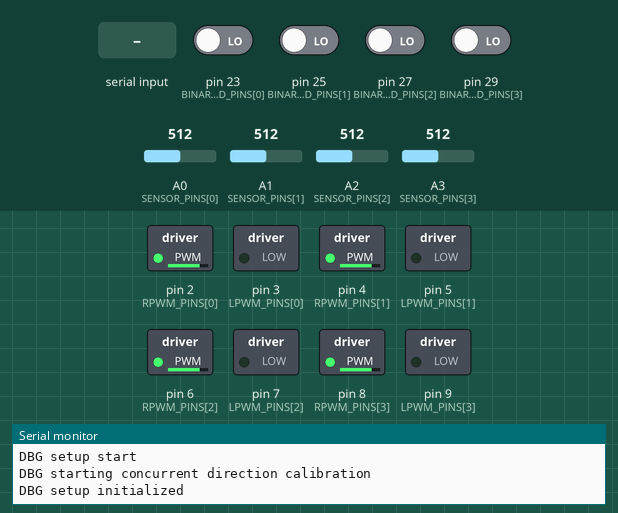
The sketch below on a simulated Arduino Mega 2560, built with avr-gcc and run on an emulated ATmega2560. Shown: switched loads named in the sketch (green lamp = pin HIGH), the last lines printed to the serial monitor. The inputs (shaded band) are chosen by the test bench; at power-on: pin 23 (BINARY_ID_PINS[0]), pin 25 (BINARY_ID_PINS[1]), pin 27 (BINARY_ID_PINS[2]), pin 29 (BINARY_ID_PINS[3]) LOW, A0 (SENSOR_PINS[0]) = 512, A1 (SENSOR_PINS[1]) = 512, A2 (SENSOR_PINS[2]) = 512, A3 (SENSOR_PINS[3]) = 512.

Above: at 1.2 s.
1.3 s: "90,45\n" received over Serial
At 3.3 s:
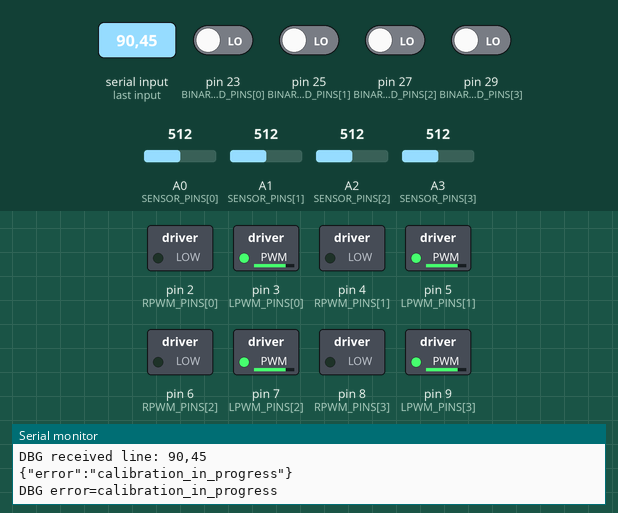
4.3 s: byte 10 ('\n') received over Serial
At 4.3 s:
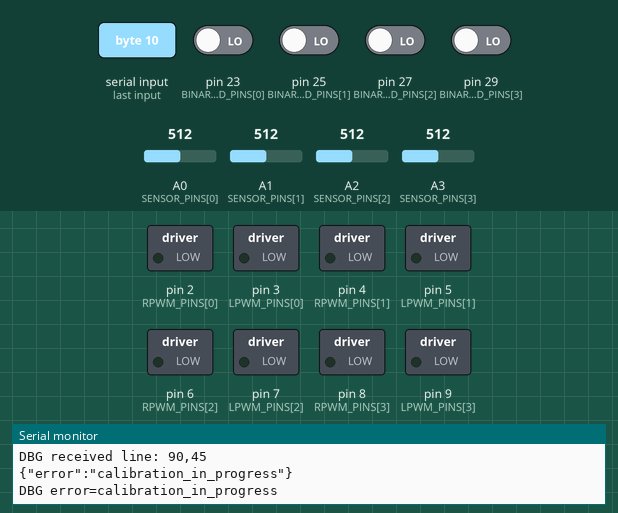
5.8 s: "30,150\n" received over Serial
Timing chart, 0 to 8.8 s (numbered marks = the images above; inputs shaded):
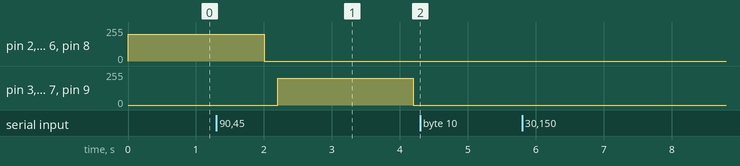

The sketch:

lin_act_controller_modules.ino
```cpp
#include <Arduino.h>
#include <Arduino_JSON.h>
#include <stdlib.h>

#include "controller_config.h"
#include "controller_state.h"
#include "debug_helpers.h"
#include "binary_module_id.h"
#include "motor_driver.h"
#include "sensor_position.h"
#include "pid_control.h"
#include "serial_protocol.h"
#include "calibration_routines.h"
#include "motion_routines.h"
#include "runtime_routines.h"

void setup()
{
  Serial.begin(9600);
  debugLog("setup start");
  setupBinaryModuleIdPins();

  for (int i = 0; i < ACTUATOR_COUNT; i++)
  {
    pinMode(RPWM_PINS[i], OUTPUT);
    pinMode(LPWM_PINS[i], OUTPUT);
  }

  stopAllMotors();
  startActuatorDirectionCalibration();
  debugLog("setup initialized");
}

void loop()
{
  updateBinaryModuleId();
  handleSerialInput();

  unsigned long now = millis();
  runCalibrationStep();
  runMotionStep(now);
  runTelemetryStep(now);
}
```

binary_module_id.h
```cpp
#ifndef BINARY_MODULE_ID_H
#define BINARY_MODULE_ID_H

const int BINARY_ID_PIN_COUNT = 4;
const int BINARY_ID_PINS[BINARY_ID_PIN_COUNT] = {23, 25, 27, 29};

void updateBinaryModuleId()
{
  int value = 0;

  for (int i = 0; i < BINARY_ID_PIN_COUNT; i++)
  {
    int bit = digitalRead(BINARY_ID_PINS[i]) == HIGH ? 1 : 0;
    binaryModuleIdBits[i] = bit;
    value = (value << 1) | bit;
  }

  binaryModuleIdValue = value;
}

void setupBinaryModuleIdPins()
{
  for (int i = 0; i < BINARY_ID_PIN_COUNT; i++)
  {
    pinMode(BINARY_ID_PINS[i], INPUT);
  }

  updateBinaryModuleId();
}

#endif
```

calibration_routines.h
```cpp
#ifndef CALIBRATION_ROUTINES_H
#define CALIBRATION_ROUTINES_H

void finishActuatorCalibration(int actuatorIndex)
{
  int rpwmTrend = calibrationRpwmTrend[actuatorIndex];
  int lpwmTrend = calibrationLpwmTrend[actuatorIndex];
  bool sensorResponds = true;
  bool extendsWithRPWM = CAL_RPWM_IS_EXTEND;

  if (abs(rpwmTrend) >= CALIBRATION_SENSOR_DELTA_THRESHOLD)
  {
    bool rpwmIncreasesSensor = (rpwmTrend > 0);
    extendsWithRPWM = CAL_ZERO_IS_LOW_SENSOR ? rpwmIncreasesSensor : !rpwmIncreasesSensor;
  }
  else if (abs(lpwmTrend) >= CALIBRATION_SENSOR_DELTA_THRESHOLD)
  {
    bool lpwmIncreasesSensor = (lpwmTrend > 0);
    bool lpwmIsExtend = CAL_ZERO_IS_LOW_SENSOR ? lpwmIncreasesSensor : !lpwmIncreasesSensor;
    extendsWithRPWM = !lpwmIsExtend;
  }
  else
  {
    sensorResponds = false;
  }

  rpwmIsExtend[actuatorIndex] = extendsWithRPWM;
  calibrationPhase[actuatorIndex] = CAL_DONE;

  if (!sensorResponds)
  {
    sensorConnected[actuatorIndex] = false;
    calibrationSensorFailure = true;
    Serial.print("DBG sensor ");
    Serial.print(actuatorIndex);
    Serial.println(" not responding during calibration -> disabled");
    return;
  }

  if (DEBUG_SERIAL)
  {
    Serial.print("DBG cal actuator ");
    Serial.print(actuatorIndex);
    Serial.print(" rpwm_trend=");
    Serial.print(rpwmTrend);
    Serial.print(" lpwm_trend=");
    Serial.print(lpwmTrend);
    Serial.print(" rpwm_is_extend=");
    Serial.println(extendsWithRPWM ? 1 : 0);
  }
}

void startActuatorDirectionCalibration()
{
  debugLog("starting concurrent direction calibration");
  stopAllMotors();
  unsigned long now = millis();

  for (int i = 0; i < ACTUATOR_COUNT; i++)
  {
    if (!isActuatorConfigured(i))
    {
      calibrationPhase[i] = CAL_DONE;
      continue;
    }

    int sample = readModeFilteredSensor(i);
    calibrationStartSample[i] = sample;
    calibrationLastSample[i] = sample;
    calibrationPhaseStartMs[i] = now;
    calibrationLastSampleMs[i] = now;
    calibrationPhase[i] = CAL_DRIVE_RPWM;
    driveActuator(i, true, CALIBRATION_PWM);
  }
}

void updateActuatorDirectionCalibration()
{
  if (calibrationComplete)
  {
    return;
  }

  unsigned long now = millis();
  bool allDone = true;

  for (int i = 0; i < ACTUATOR_COUNT; i++)
  {
    CalibrationPhase phase = calibrationPhase[i];
    if (phase == CAL_DONE)
    {
      continue;
    }

    allDone = false;
    if (phase == CAL_DRIVE_RPWM || phase == CAL_DRIVE_LPWM)
    {
      if (now - calibrationLastSampleMs[i] >= CALIBRATION_SAMPLE_INTERVAL_MS)
      {
        calibrationLastSampleMs[i] = now;
        calibrationLastSample[i] = readModeFilteredSensor(i);
      }
    }

    if (phase == CAL_DRIVE_RPWM && now - calibrationPhaseStartMs[i] >= CALIBRATION_DURATION_MS)
    {
      stopMotor(i);
      calibrationLastSample[i] = readModeFilteredSensor(i);
      calibrationRpwmTrend[i] = calibrationLastSample[i] - calibrationStartSample[i];
      calibrationPhase[i] = CAL_SETTLE_AFTER_RPWM;
      calibrationPhaseStartMs[i] = now;
    }
    else if (phase == CAL_SETTLE_AFTER_RPWM && now - calibrationPhaseStartMs[i] >= CALIBRATION_DELAY_MS)
    {
      int sample = readModeFilteredSensor(i);
      calibrationStartSample[i] = sample;
      calibrationLastSample[i] = sample;
      calibrationLastSampleMs[i] = now;
      calibrationPhase[i] = CAL_DRIVE_LPWM;
      calibrationPhaseStartMs[i] = now;
      driveActuator(i, false, CALIBRATION_PWM);
    }
    else if (phase == CAL_DRIVE_LPWM && now - calibrationPhaseStartMs[i] >= CALIBRATION_DURATION_MS)
    {
      stopMotor(i);
      calibrationLastSample[i] = readModeFilteredSensor(i);
      calibrationLpwmTrend[i] = calibrationLastSample[i] - calibrationStartSample[i];
      calibrationPhase[i] = CAL_SETTLE_AFTER_LPWM;
      calibrationPhaseStartMs[i] = now;
    }
    else if (phase == CAL_SETTLE_AFTER_LPWM && now - calibrationPhaseStartMs[i] >= CALIBRATION_DELAY_MS)
    {
      finishActuatorCalibration(i);
    }
  }

  if (!allDone)
  {
    allDone = true;
    for (int i = 0; i < ACTUATOR_COUNT; i++)
    {
      if (calibrationPhase[i] != CAL_DONE)
      {
        allDone = false;
        break;
      }
    }
  }

  if (allDone)
  {
    calibrationComplete = true;
    debugLog("concurrent direction calibration complete");
  }
}

#endif
```

controller_state.h
```cpp
#ifndef CONTROLLER_STATE_H
#define CONTROLLER_STATE_H

char serialBuffer[SERIAL_BUFFER_LEN];
int serialBufferIndex = 0;
bool serialLineOverflow = false;

bool sensorConnected[ACTUATOR_COUNT] = {true, true, true, true};
int currentMm[ACTUATOR_COUNT] = {0, 0, 0, 0};
int currentRaw[ACTUATOR_COUNT] = {0, 0, 0, 0};
int targetMm[ACTUATOR_COUNT] = {DEFAULT_TARGET_MM, DEFAULT_TARGET_MM, DEFAULT_TARGET_MM, DEFAULT_TARGET_MM};
int lastProgressRaw[ACTUATOR_COUNT] = {0, 0, 0, 0};
unsigned long lastProgressMs[ACTUATOR_COUNT] = {0, 0, 0, 0};
bool stallWarningReported[ACTUATOR_COUNT] = {false, false, false, false};
int pidIntegral[ACTUATOR_COUNT] = {0, 0, 0, 0};
int pidPreviousError[ACTUATOR_COUNT] = {0, 0, 0, 0};
int sensorHistory[ACTUATOR_COUNT][MODE_FILTER_WINDOW];
int sensorHistoryIndex[ACTUATOR_COUNT] = {0, 0, 0, 0};
int sensorHistoryCount[ACTUATOR_COUNT] = {0, 0, 0, 0};
int binaryModuleIdBits[4] = {0, 0, 0, 0};
int binaryModuleIdValue = 0;

bool rpwmIsExtend[ACTUATOR_COUNT] = {false, false, false, false};
bool actuatorMotionActive[ACTUATOR_COUNT] = {false, false, false, false};
bool calibrationComplete = false;
bool calibrationSensorFailure = false;
bool targetsActive = false;
bool initialMoveStarted = false;

enum CalibrationPhase
{
  CAL_IDLE,
  CAL_DRIVE_RPWM,
  CAL_SETTLE_AFTER_RPWM,
  CAL_DRIVE_LPWM,
  CAL_SETTLE_AFTER_LPWM,
  CAL_DONE
};

CalibrationPhase calibrationPhase[ACTUATOR_COUNT] = {CAL_IDLE, CAL_IDLE, CAL_IDLE, CAL_IDLE};
unsigned long calibrationPhaseStartMs[ACTUATOR_COUNT] = {0, 0, 0, 0};
unsigned long calibrationLastSampleMs[ACTUATOR_COUNT] = {0, 0, 0, 0};
int calibrationStartSample[ACTUATOR_COUNT] = {0, 0, 0, 0};
int calibrationLastSample[ACTUATOR_COUNT] = {0, 0, 0, 0};
int calibrationRpwmTrend[ACTUATOR_COUNT] = {0, 0, 0, 0};
int calibrationLpwmTrend[ACTUATOR_COUNT] = {0, 0, 0, 0};

unsigned long lastSampleMs = 0;
unsigned long lastTelemetryMs = 0;

#endif
```

debug_helpers.h
```cpp
#ifndef DEBUG_HELPERS_H
#define DEBUG_HELPERS_H

void debugLog(const char *message)
{
  if (!DEBUG_SERIAL)
  {
    return;
  }

  Serial.print("DBG ");
  Serial.println(message);
}

void debugTargets(const char *label)
{
  if (!DEBUG_SERIAL)
  {
    return;
  }

  Serial.print("DBG ");
  Serial.print(label);
  Serial.print(" targets=[");

  for (int i = 0; i < ACTUATOR_COUNT; i++)
  {
    Serial.print(targetMm[i]);
    if (i < ACTUATOR_COUNT - 1)
    {
      Serial.print(",");
    }
  }

  Serial.println("]");
}

#endif
```

motion_routines.h
```cpp
#ifndef MOTION_ROUTINES_H
#define MOTION_ROUTINES_H

void sendTelemetry();

void moveAllActuatorsToInitialPosition()
{
  debugLog("starting concurrent move to 50mm");
  updateCurrentMmFromSensors();
  unsigned long now = millis();

  for (int i = 0; i < ACTUATOR_COUNT; i++)
  {
    targetMm[i] = DEFAULT_TARGET_MM;
    lastProgressRaw[i] = currentRaw[i];
    lastProgressMs[i] = now;
    stallWarningReported[i] = false;
    resetPidState(i);
    actuatorMotionActive[i] = isActuatorConfigured(i);
  }

  targetsActive = true;
}

void updateActuatorMotion()
{
  if (!targetsActive)
  {
    return;
  }

  unsigned long now = millis();

  for (int i = 0; i < ACTUATOR_COUNT; i++)
  {
    if (!isActuatorConfigured(i) || !actuatorMotionActive[i])
    {
      continue;
    }

    int error = targetMm[i] - currentMm[i];
    if (abs(error) <= TARGET_DEADBAND_MM)
    {
      stopMotor(i);
      resetPidState(i);
      actuatorMotionActive[i] = false;
      Serial.print("DBG actuator ");
      Serial.print(i);
      Serial.print(" reached target=");
      Serial.println(targetMm[i]);
      continue;
    }

    if (abs(currentRaw[i] - lastProgressRaw[i]) >= STALL_RAW_DELTA_THRESHOLD)
    {
      lastProgressRaw[i] = currentRaw[i];
      lastProgressMs[i] = now;
      stallWarningReported[i] = false;
    }

    if (now - lastProgressMs[i] >= STALL_TIMEOUT_MS)
    {
      if (!stallWarningReported[i])
      {
        Serial.print("DBG actuator ");
        Serial.print(i);
        Serial.print(" stall warning current=");
        Serial.print(currentMm[i]);
        Serial.print(" target=");
        Serial.println(targetMm[i]);
        stallWarningReported[i] = true;
      }

      if (STOP_ON_STALL)
      {
        stopMotor(i);
        resetPidState(i);
        actuatorMotionActive[i] = false;
        continue;
      }
    }

    applyActuatorControl(i, error);
  }

  bool anyActive = false;
  for (int i = 0; i < ACTUATOR_COUNT; i++)
  {
    if (isActuatorConfigured(i) && actuatorMotionActive[i])
    {
      anyActive = true;
      break;
    }
  }

  targetsActive = anyActive;
  if (!targetsActive)
  {
    debugLog("all active actuators stopped");
    sendTelemetry();
  }
}

void applyTargets(const int nextTargets[ACTUATOR_COUNT])
{
  unsigned long now = millis();
  for (int i = 0; i < ACTUATOR_COUNT; i++)
  {
    targetMm[i] = nextTargets[i];
    lastProgressRaw[i] = currentRaw[i];
    lastProgressMs[i] = now;
    stallWarningReported[i] = false;
    resetPidState(i);
    actuatorMotionActive[i] = isActuatorConfigured(i);
  }

  targetsActive = true;
  debugTargets("applied");
}

#endif
```

pid_control.h
```cpp
#ifndef PID_CONTROL_H
#define PID_CONTROL_H

void resetPidState(int actuatorIndex)
{
  pidIntegral[actuatorIndex] = 0;
  pidPreviousError[actuatorIndex] = 0;
}

void applyActuatorControl(int actuatorIndex, int error)
{
  if (abs(error) <= TARGET_DEADBAND_MM)
  {
    stopMotor(actuatorIndex);
    resetPidState(actuatorIndex);
    return;
  }

  bool shouldExtend = (error > 0);
  bool useRPWM = rpwmIsExtend[actuatorIndex];
  if (INVERT_DIRECTION[actuatorIndex])
  {
    useRPWM = !useRPWM;
  }
  if (!shouldExtend)
  {
    useRPWM = !useRPWM;
  }

  int pwm = DRIVE_PWM;
  if (abs(error) <= PID_START_ERROR_MM)
  {
    pidIntegral[actuatorIndex] += error;
    pidIntegral[actuatorIndex] = constrain(pidIntegral[actuatorIndex], -50, 50);

    int derivative = error - pidPreviousError[actuatorIndex];
    float pidOutput = (PID_KP * (float)error) + (PID_KI * (float)pidIntegral[actuatorIndex]) + (PID_KD * (float)derivative);
    pidPreviousError[actuatorIndex] = error;

    pwm = (int)constrain(abs(pidOutput), MIN_PID_PWM, DRIVE_PWM);
  }
  else
  {
    resetPidState(actuatorIndex);
  }

  driveActuator(actuatorIndex, useRPWM, pwm);
}

#endif
```

runtime_routines.h
```cpp
#ifndef RUNTIME_ROUTINES_H
#define RUNTIME_ROUTINES_H

void runCalibrationStep()
{
  if (calibrationComplete)
  {
    return;
  }

  updateActuatorDirectionCalibration();
  if (calibrationComplete && !initialMoveStarted)
  {
    initialMoveStarted = true;
    updateCurrentMmFromSensors();
    sendTelemetry();
    lastTelemetryMs = millis();
    if (calibrationSensorFailure)
    {
      sendError("sensor_not_connected");
    }
    moveAllActuatorsToInitialPosition();
  }
}

void runMotionStep(unsigned long now)
{
  if (calibrationComplete && now - lastSampleMs >= SAMPLE_INTERVAL_MS)
  {
    lastSampleMs = now;
    updateCurrentMmFromSensors();
    if (targetsActive)
    {
      updateActuatorMotion();
    }
  }
}

void runTelemetryStep(unsigned long now)
{
  if (calibrationComplete && now - lastTelemetryMs >= TELEMETRY_INTERVAL_MS)
  {
    lastTelemetryMs = now;
    sendTelemetry();
  }
}

#endif
```

sensor_position.h
```cpp
#ifndef SENSOR_POSITION_H
#define SENSOR_POSITION_H

int readModeFilteredSensor(int actuatorIndex)
{
  int raw = analogRead(SENSOR_PINS[actuatorIndex]);
  int *history = sensorHistory[actuatorIndex];
  int &historyIndex = sensorHistoryIndex[actuatorIndex];
  int &historyCount = sensorHistoryCount[actuatorIndex];

  history[historyIndex] = raw;
  historyIndex = (historyIndex + 1) % MODE_FILTER_WINDOW;
  if (historyCount < MODE_FILTER_WINDOW)
  {
    historyCount++;
  }

  int windowSize = historyCount;
  int values[MODE_FILTER_WINDOW];
  for (int i = 0; i < windowSize; i++)
  {
    int slot = (historyIndex + MODE_FILTER_WINDOW - 1 - i) % MODE_FILTER_WINDOW;
    values[i] = history[slot];
  }

  for (int i = 1; i < windowSize; i++)
  {
    int key = values[i];
    int j = i - 1;
    while (j >= 0 && values[j] > key)
    {
      values[j + 1] = values[j];
      j--;
    }
    values[j + 1] = key;
  }

  return values[windowSize / 2];
}

int rawToPositionMm(int raw)
{
  if (raw <= CAL_RAW_AT_0)
  {
    return 0;
  }

  if (raw >= CAL_RAW_AT_800)
  {
    return 800;
  }

  long span = (long)CAL_RAW_AT_800 - (long)CAL_RAW_AT_0;
  if (span <= 0)
  {
    return 0;
  }

  long pos = ((long)(raw - CAL_RAW_AT_0) * 800L) / span;
  if (pos < 0)
  {
    pos = 0;
  }
  if (pos > 800)
  {
    pos = 800;
  }

  return (int)pos;
}

void updateCurrentMmFromSensors()
{
  for (int i = 0; i < ACTUATOR_COUNT; i++)
  {
    if (!isActuatorConfigured(i))
    {
      continue;
    }

    int raw = readModeFilteredSensor(i);
    currentRaw[i] = raw;
    currentMm[i] = rawToPositionMm(raw);
  }
}

#endif
```

serial_protocol.h
```cpp
#ifndef SERIAL_PROTOCOL_H
#define SERIAL_PROTOCOL_H

void applyTargets(const int nextTargets[ACTUATOR_COUNT]);

void sendError(const char *errorCode)
{
  JSONVar payload;
  payload["error"] = errorCode;
  Serial.println(JSON.stringify(payload));

  if (DEBUG_SERIAL)
  {
    Serial.print("DBG error=");
    Serial.println(errorCode);
  }
}

void sendTelemetry()
{
  JSONVar payload;

  payload["a1_current"] = currentMm[0];
  payload["a1_target"] = targetMm[0];
  payload["a2_current"] = currentMm[1];
  payload["a2_target"] = targetMm[1];
  payload["a3_current"] = currentMm[2];
  payload["a3_target"] = targetMm[2];
  payload["a4_current"] = currentMm[3];
  payload["a4_target"] = targetMm[3];
  payload["binary_id_pin_23"] = binaryModuleIdBits[0];
  payload["binary_id_pin_25"] = binaryModuleIdBits[1];
  payload["binary_id_pin_27"] = binaryModuleIdBits[2];
  payload["binary_id_pin_29"] = binaryModuleIdBits[3];
  payload["binary_id_value"] = binaryModuleIdValue;

  Serial.println(JSON.stringify(payload));
}

bool parseCsvTargets(const char *line, int nextTargets[ACTUATOR_COUNT])
{
  if (line[0] != 'T' || line[1] != ',')
  {
    return false;
  }

  const char *cursor = line + 2;

  for (int i = 0; i < ACTUATOR_COUNT; i++)
  {
    char *endPtr;
    long parsedValue = strtol(cursor, &endPtr, 10);

    if (endPtr == cursor || parsedValue < 0 || parsedValue > 800)
    {
      return false;
    }

    nextTargets[i] = (int)parsedValue;
    cursor = endPtr;

    if (i < ACTUATOR_COUNT - 1)
    {
      if (*cursor != ',')
      {
        return false;
      }
      cursor++;
      continue;
    }

    if (*cursor != '\0')
    {
      return false;
    }
  }

  return true;
}

void processMessageLine(const char *line)
{
  if (DEBUG_SERIAL)
  {
    Serial.print("DBG received line: ");
    Serial.println(line);
  }

  if (line[0] == '\0')
  {
    sendError("empty_message");
    return;
  }

  if (!calibrationComplete)
  {
    sendError("calibration_in_progress");
    return;
  }

  int nextTargets[ACTUATOR_COUNT];
  if (!parseCsvTargets(line, nextTargets))
  {
    sendError("invalid_command");
    return;
  }

  applyTargets(nextTargets);
  sendTelemetry();
}

void handleSerialInput()
{
  while (Serial.available() > 0)
  {
    char ch = (char)Serial.read();

    if (ch == '\r')
    {
      continue;
    }

    if (ch == '\n')
    {
      if (serialLineOverflow)
      {
        sendError("input_overflow");
      }
      else
      {
        serialBuffer[serialBufferIndex] = '\0';
        processMessageLine(serialBuffer);
      }

      serialBufferIndex = 0;
      serialLineOverflow = false;
      continue;
    }

    if (serialLineOverflow)
    {
      continue;
    }

    if (serialBufferIndex < SERIAL_BUFFER_LEN - 1)
    {
      serialBuffer[serialBufferIndex++] = ch;
    }
    else
    {
      serialLineOverflow = true;
    }
  }
}

#endif
```

motor_driver.h
```cpp
#ifndef MOTOR_DRIVER_H
#define MOTOR_DRIVER_H

bool isActuatorConfigured(int actuatorIndex)
{
  return ACTUATOR_ENABLED[actuatorIndex] && sensorConnected[actuatorIndex];
}

void stopMotor(int actuatorIndex)
{
  if (!isActuatorConfigured(actuatorIndex))
  {
    return;
  }

  analogWrite(RPWM_PINS[actuatorIndex], 0);
  analogWrite(LPWM_PINS[actuatorIndex], 0);
}

void stopAllMotors()
{
  for (int i = 0; i < ACTUATOR_COUNT; i++)
  {
    stopMotor(i);
  }
}

void driveActuator(int actuatorIndex, bool useRPWM, int pwm)
{
  if (!isActuatorConfigured(actuatorIndex))
  {
    return;
  }

  if (useRPWM)
  {
    analogWrite(LPWM_PINS[actuatorIndex], 0);
    analogWrite(RPWM_PINS[actuatorIndex], pwm);
    return;
  }

  analogWrite(RPWM_PINS[actuatorIndex], 0);
  analogWrite(LPWM_PINS[actuatorIndex], pwm);
}

#endif
```

Source omitted: controller_config.h (1348 bytes)
